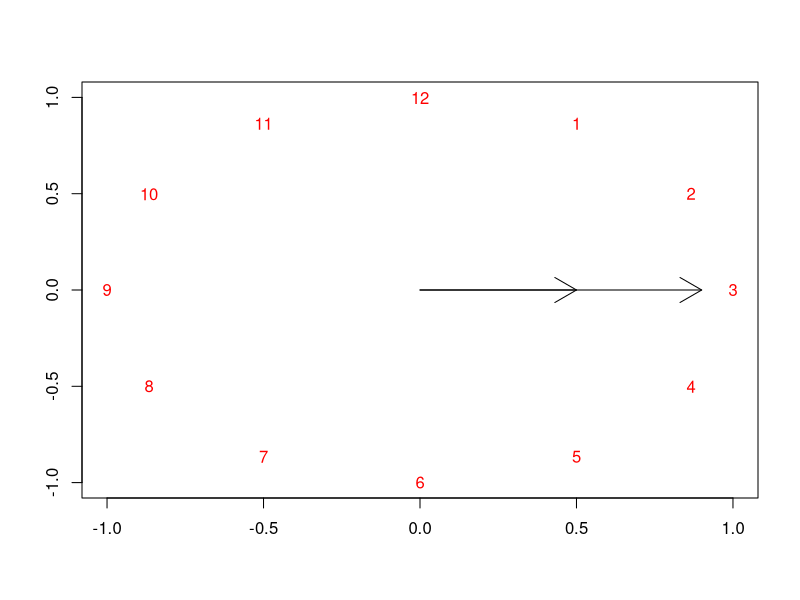

Write the R code that produced this figure.

# clock by Hlynka
# Look up in the R manual the function arrows()
# Problem: Please reset this clock to 3:30
# Add title, beautify it as you please

plot(-1:1, -1:1,  type = "n",  xlab = "",  ylab = "" )
K = 12 
text(exp(1i * 2 * pi * c(2:1,12:3) / K),  col = "red") 
arrows( 0, 0, .9, 0 ) 
arrows( 0, 0, 0.5 , 0)